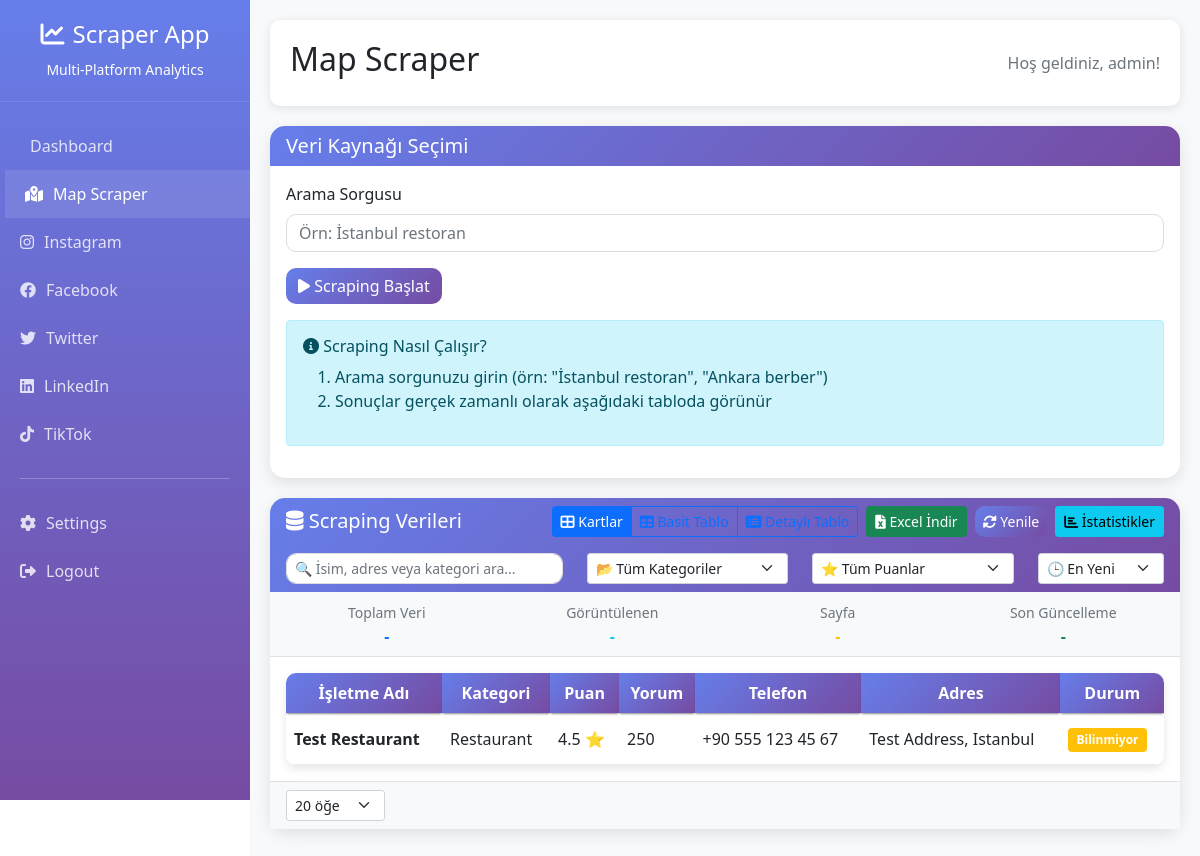
The page /map-scraper/ (signed in) on the database as committed earlier.
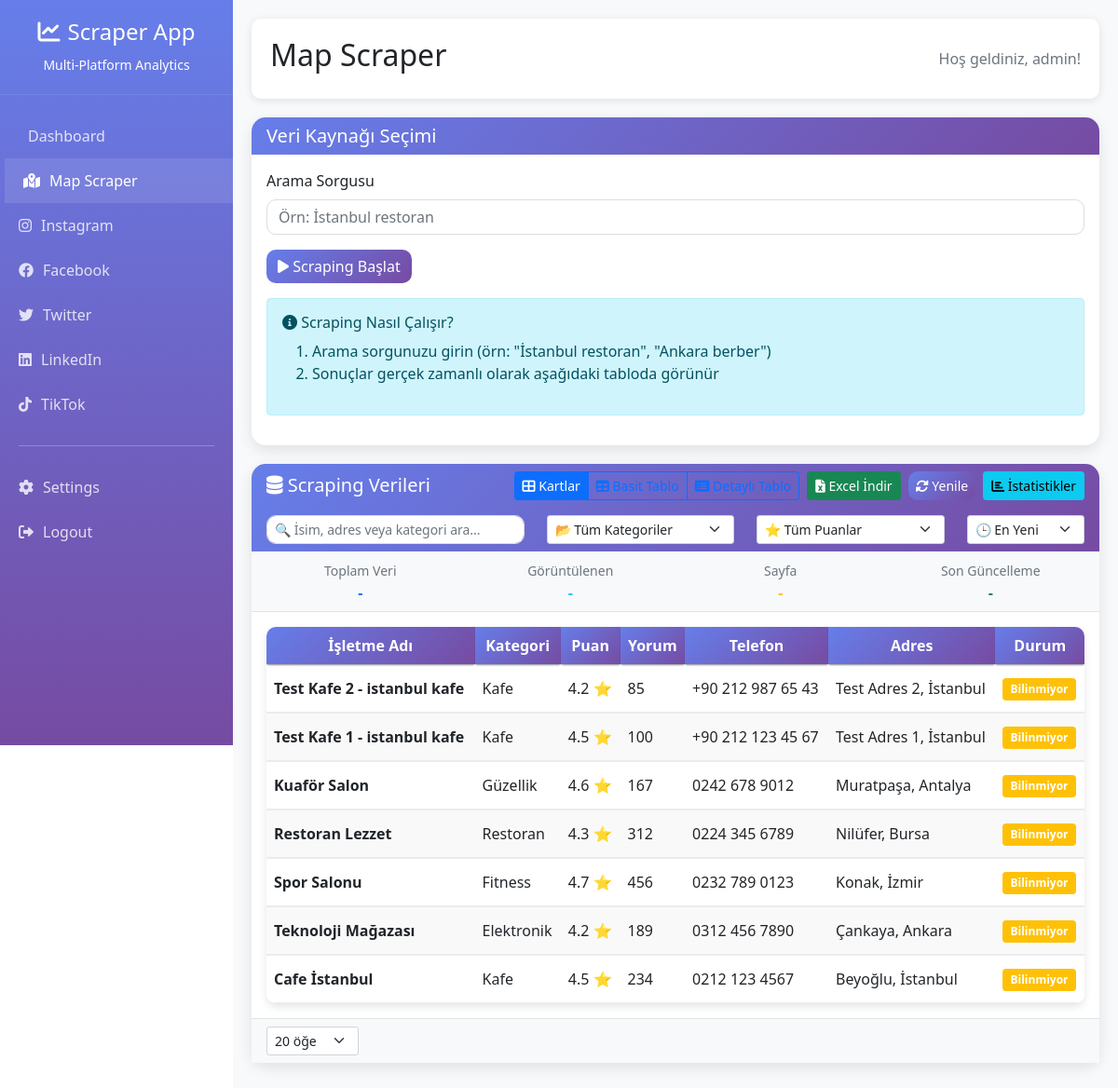
The same page on the database as committed later.
### mapscraper/models.py (models this page shows, shortened)
class MapData(models.Model):
    name = models.CharField(max_length=255)
    address = models.TextField()
    phone = models.CharField(max_length=50, blank=True, null=True)
    website = models.URLField(blank=True, null=True)
    rating = models.FloatField(blank=True, null=True)
    reviews_count = models.IntegerField(blank=True, null=True)
    latitude = models.FloatField(blank=True, null=True)
    longitude = models.FloatField(blank=True, null=True)
    category = models.CharField(max_length=255, blank=True, null=True)
    created_at = models.DateTimeField(auto_now_add=True)
    updated_at = models.DateTimeField(auto_now=True)
    class Meta:
        ordering = ['-created_at']
        unique_together = ['name', 'address']

### mapscraper/views.py (the view)
# urls.py: path('map-scraper/', views.map_scraper_view, name='map_scraper'),
@login_required
def map_scraper_view(request):
    map_data = list(MapData.objects.all()[:1000].values())
    jobs = ScrapingJob.objects.filter(user=request.user)[:10]
    context = {
        'map_data': map_data,
        'jobs': jobs,
    }
    return render(request, 'map_scraper.html', context)

### mapscraper/templatetags/custom_filters.py (called while the page is built)
@register.filter
def human_readable_number(value):
    try:
        value = int(value)
        if value >= 1000000:
            return f"{value/1000000:.1f}M"
        elif value >= 1000:
            return f"{value/1000:.1f}K"
        else:
            return str(value)
    except (ValueError, TypeError):
        return value

### templates/map_scraper.html (shortened to what the changed rows need)
{% extends 'base.html' %}
{% load custom_filters %}
{% block content %}
<div class="map-container">
    <div class="header">
        <div class="d-flex justify-content-between align-items-center">
            <div class="d-flex align-items-center">
                <h2>Map Scraper</h2>
            </div>
        </div>
    </div>
        <div class="card">
            <div class="card-body p-0">
                <div id="mapDataContainer" class="p-3">
                    <div class="table-responsive">
                        <table class="table table-hover">
                            <thead>
                                <tr>
                                    <th>İşletme Adı</th>
                                    <th>Kategori</th>
                                    <th>Puan</th>
                                    <th>Yorum</th>
                                    <th>Telefon</th>
                                    <th>Adres</th>
                                    <th>Durum</th>
                                </tr>
                            </thead>
                            <tbody>
                                {% for data in map_data %}
                                <tr>
                                    <td><strong>{{ data.name|default:"Bilinmiyor" }}</strong></td>
                                    <td>{{ data.category|default:"Genel" }}</td>
                                    <td>{{ data.rating|default:"0" }} ⭐</td>
                                    <td>{{ data.reviews_count|human_readable_number|default:"0" }}</td>
                                    <td>{{ data.phone|default:"Yok" }}</td>
                                    <td>{{ data.address|default:"Bilinmiyor" }}</td>
                                    <td>
                                        {% if data.is_open %}
                                            <span class="badge bg-success">Açık</span>
                                        {% elif data.is_open == False %}
                                            <span class="badge bg-danger">Kapalı</span>
                                        {% else %}
                                            <span class="badge bg-warning">Bilinmiyor</span>
                                        {% endif %}
                                    </td>
                                </tr>
                                {% endfor %}
                            </tbody>
                        </table>
                    </div>
                </div>
            </div>
        </div>
    </div>
</div>
{% endblock %}

Rows that differ between the two databases and show on the page:
removed MapData: name "Test Restaurant", category "Restaurant", rating "4.5", reviews_count|human_readable_number "250", phone "+90 555 123 45 67", address "Test Address, Istanbul"
added MapData: name "Test Kafe 2 - istanbul kafe", category "Kafe", rating "4.2", reviews_count|human_readable_number "85", phone "+90 212 987 65 43", address "Test Adres 2, İstanbul"
added MapData: name "Test Kafe 1 - istanbul kafe", category "Kafe", rating "4.5", reviews_count|human_readable_number "100", phone "+90 212 123 45 67", address "Test Adres 1, İstanbul"
added MapData: name "Kuaför Salon", category "Güzellik", rating "4.6", reviews_count|human_readable_number "167", phone "0242 678 9012", address "Muratpaşa, Antalya"
added MapData: name "Restoran Lezzet", category "Restoran", rating "4.3", reviews_count|human_readable_number "312", phone "0224 345 6789", address "Nilüfer, Bursa"
added MapData: name "Spor Salonu", category "Fitness", rating "4.7", reviews_count|human_readable_number "456", phone "0232 789 0123", address "Konak, İzmir"
added MapData: name "Teknoloji Mağazası", category "Elektronik", rating "4.2", reviews_count|human_readable_number "189", phone "0312 456 7890", address "Çankaya, Ankara"
added MapData: name "Cafe İstanbul", category "Kafe", rating "4.5", reviews_count|human_readable_number "234", phone "0212 123 4567", address "Beyoğlu, İstanbul"
